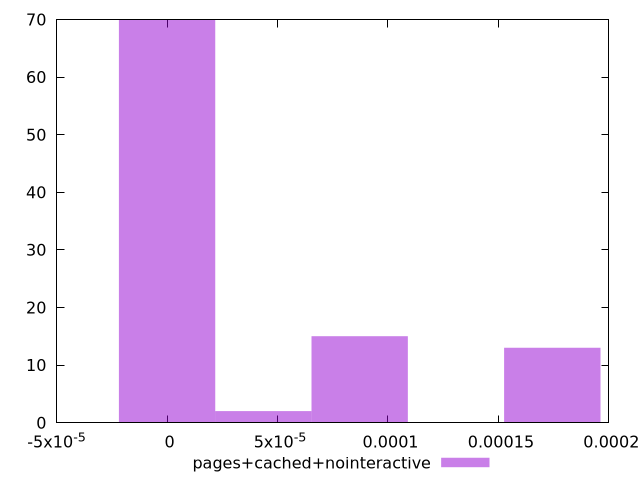

Write gnuplot code to recreate this figure.
$_pagesCachedNointeractive <<EOF
0.00017438893188940612 13
0.00008719446594470306 15
0 70
0.00004359723297235153 2
EOF
set key outside below
set terminal pngcairo
set output "report_00005_2020-11-02T22-26-11.212Z/largest-contentful-paint/pages+cached+nointeractive//hist.png"
set yrange [0:70]
set boxwidth 0.00004359723297235153
set style fill transparent solid 0.5 noborder
plot $_pagesCachedNointeractive title "pages+cached+nointeractive" with boxes ,
